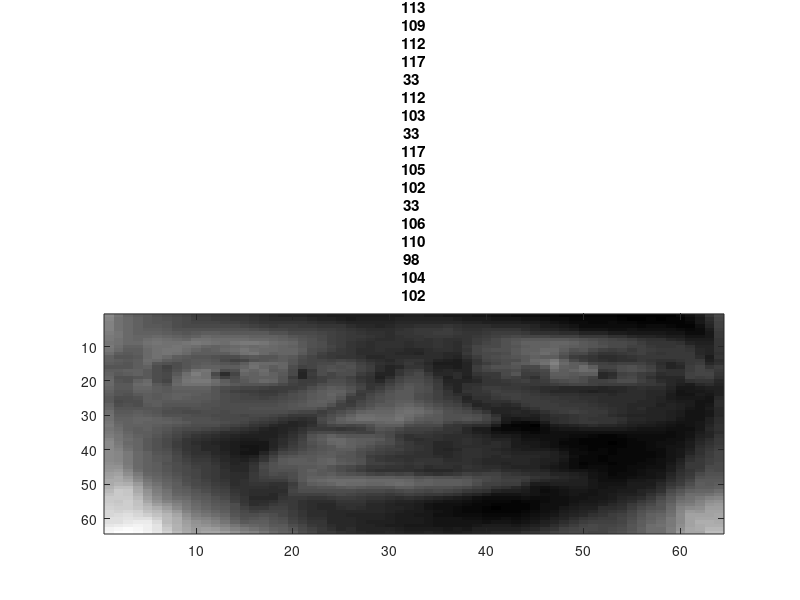
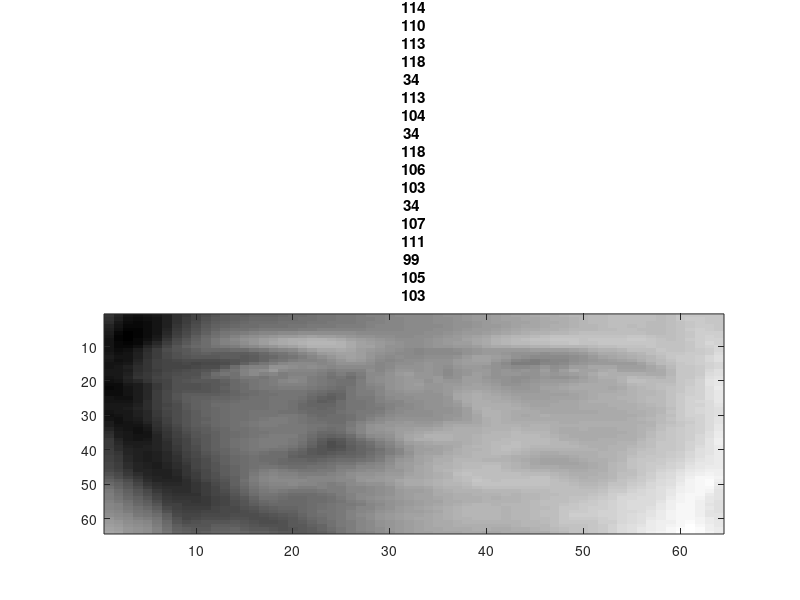

The MATLAB source for these figures, in order: (Note: a time limit stopped this script after it produced the figures.)

face = load('faces.mat');
%get the covarience_matrix 
cov_mat = cov(face.faces');
[vectors,D] = eigs(cov_mat,400);

size(vectors)
for ii = 1:5
    image = vectors(:,ii);
    size(image)
    image = reshape(image,[64,64]);
    figure 
    colormap gray 
    imagesc(image)
    title("plot of the image" + ii)
end
matrix = face.faces;
first_imge = matrix(:,1);
[vectors, D] = eigs(cov_mat, 20);
coef = mldivide(vectors, first_imge);

first_20 = vectors * coef;
first_20 = reshape(first_20, [64,64]);

figure 
imagesc(first_20);
colormap gray
title("first 20 basis approximation")
